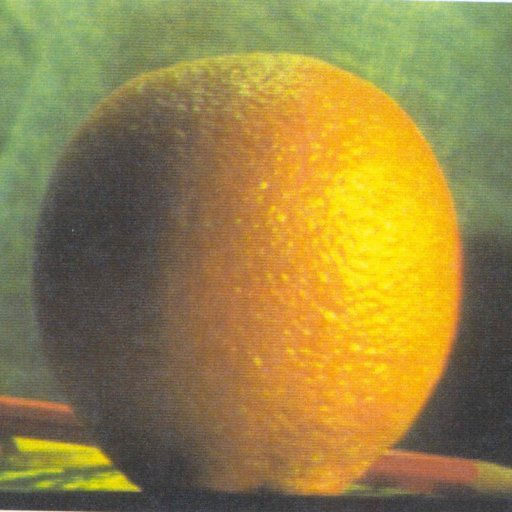
#> input picture Resources/orange.jpg, 512 x 512 px
$ python 'Image Pyramids.py'
#> lines starting #> are read from the running program, lines starting #| are printed output that depends on the picture
# [38 lines of commented-out code are left out]
import cv2
import numpy as np
A = cv2.imread('Resources/orange.jpg')
#> A is the input picture: shape (512, 512, 3); mean B, G, R 69.2, 131.8, 150.2
B = cv2.imread('Resources/apple.jpg')
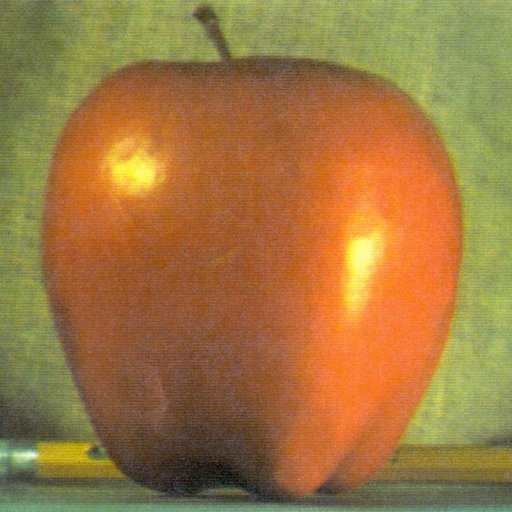
#> input picture Resources/apple.jpg, 512 x 512 px
#> B is the input picture: shape (512, 512, 3); mean B, G, R 64.8, 119.7, 159.1

# Tạo kim tự tháp gauss cho A
G = A.copy()
gpA = [G]
for i in range(6):
    G = cv2.pyrDown(G)
    gpA.append(G)
#> after the loop, gpA = 7 items

# Tạo kim tự tháp gauss cho B
G = B.copy()
gpB = [G]
for i in range(6):
    G = cv2.pyrDown(G)
    gpB.append(G)
#> this loop made 6 passes
#> pass 3, `G = cv2.pyrDown(G)`:
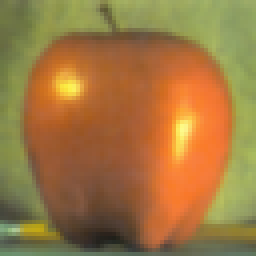
#> G: shape (64, 64, 3) (shown 4 times larger); mean B, G, R 64.5, 119.5, 159.1
#> after the loop, gpB = 7 items

# Tạo kim tự tháp Laplacian cho A
lpA = [gpA[5]]
for i in range(5,0,-1):
    GE = cv2.pyrUp(gpA[i])
    L = cv2.subtract(gpA[i-1],GE)
    lpA.append(L)
#> this loop made 5 passes
#> pass 2, `GE = cv2.pyrUp(gpA[i])`:
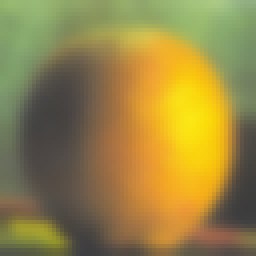
#> GE: shape (64, 64, 3) (shown 4 times larger); mean of channels 0, 1, 2 69.6, 132.9, 151.1; drawn as B, G, R
#> after the loop, lpA = 6 items

# Tạo kim tự tháp Laplacian cho B
lpB = [gpB[5]]
for i in range(5,0,-1):
    GE = cv2.pyrUp(gpB[i])
    L = cv2.subtract(gpB[i-1],GE)
    lpB.append(L)
#> this loop made 5 passes
#> pass 2, `GE = cv2.pyrUp(gpB[i])`:
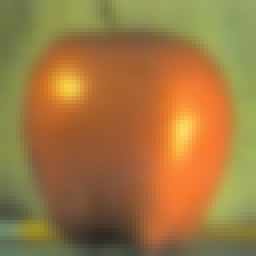
#> GE: shape (64, 64, 3) (shown 4 times larger); mean of channels 0, 1, 2 64.4, 119.4, 159.1; drawn as B, G, R
#> after the loop, lpB = 6 items

# Bây giờ thêm nửa trái và phải của hình ảnh ở mỗi cấp
LS = []
for la,lb in zip(lpA,lpB):
    rows,cols,dpt = la.shape
    ls = np.hstack((la[:,0:cols//2], lb[:,cols//2:]))
    LS.append(ls)
#> this loop made 6 passes
#> (rows, cols) on passes 1 to 6: (16, 16), (32, 32), (64, 64), (128, 128), (256, 256), (512, 512)
#> pass 3, `ls = np.hstack((la[:,0:cols//2], lb[:,cols//2:]))`:
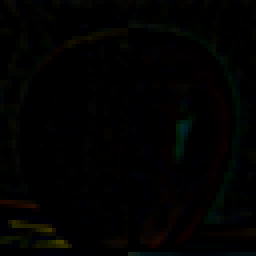
#> ls: shape (64, 64, 3) (shown 4 times larger); mean of channels 0, 1, 2 1.4, 1.9, 1.8; drawn as B, G, R
#> after the loop, LS = 6 items

# Bây giờ lại tái tạo
ls_ = LS[0]
for i in range(1,6):
    ls_ = cv2.pyrUp(ls_)
    ls_ = cv2.add(ls_, LS[i])
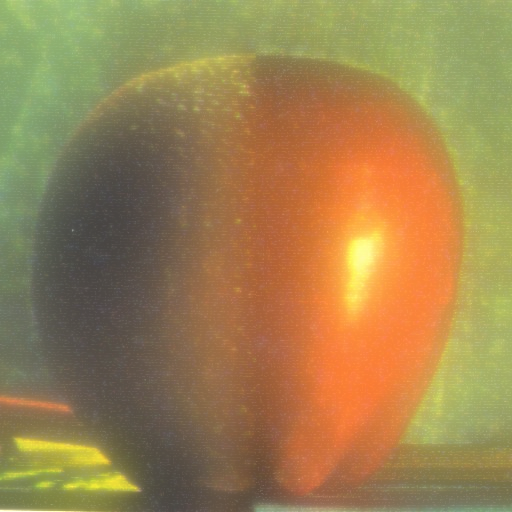
#> ls_: shape (512, 512, 3); mean of channels 0, 1, 2 80.1, 129.6, 157.5; drawn as B, G, R

# Hình ảnh kết nối trực tiếp với nhau
real = np.hstack((A[:,:cols//2],B[:,cols//2:]))
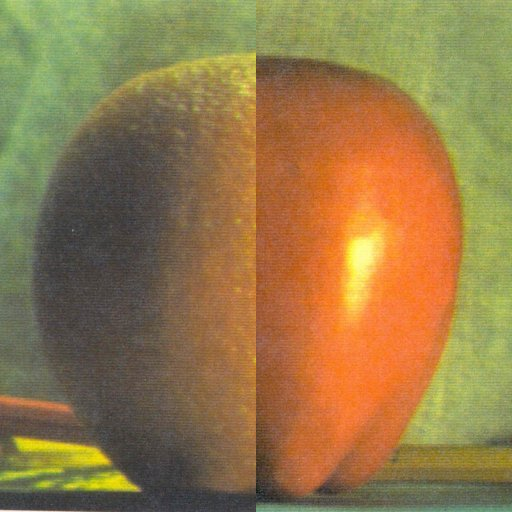
#> real: shape (512, 512, 3); mean B, G, R 73.4, 121.2, 148.6
cv2.imshow('Pyramid_blending',ls_)
cv2.imshow('Direct_blending',real)
cv2.waitKey(0)
cv2.destroyAllWindows()
